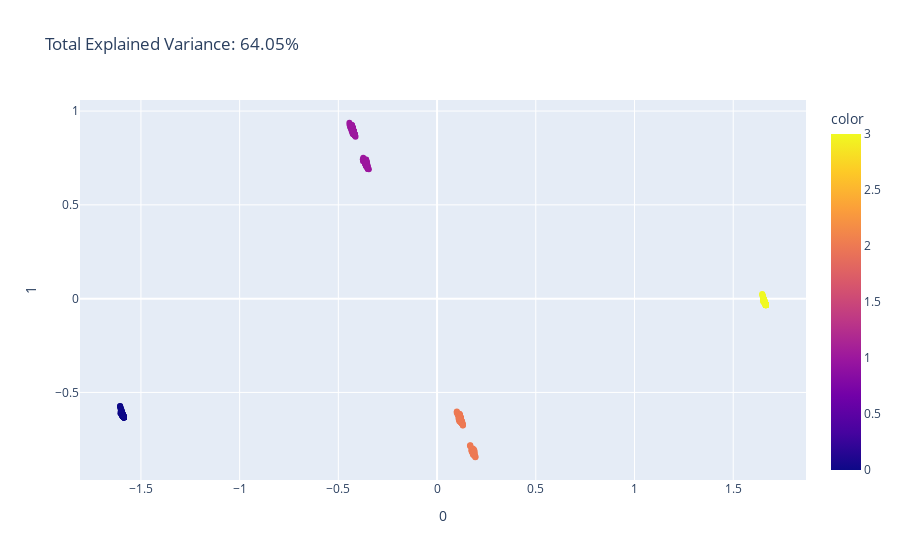

Notebook source saved alongside this figure:
### Code cell
total_var = pca.explained_variance_ratio_.sum() * 100

#plot principal components and clusters
import plotly.express as px

fig = px.scatter(principalcomponents,x=0, y=1,color = principalDf.clusters ,
                        title = f'Total Explained Variance: {total_var:.2f}%')
fig.show()

### Figure 1 — Plotly figure (JSON) as saved in the notebook; plotly's stock layout.template omitted (floating-point values rounded to 4 significant figures; data arrays with more than 128 entries replaced by an {"elided": "..."} marker saying what was removed)
{"data": [{"hovertemplate": "0=%{x}<br>1=%{y}<br>color=%{marker.color}<extra></extra>", "legendgroup": "", "marker": {"color": {"elided": "747 int values"}, "coloraxis": "coloraxis", "symbol": "circle"}, "mode": "markers", "name": "", "orientation": "v", "showlegend": false, "type": "scatter", "x": {"elided": "747 float values"}, "xaxis": "x", "y": {"elided": "747 float values"}, "yaxis": "y"}], "layout": {"coloraxis": {"colorbar": {"title": {"text": "color"}}, "colorscale": [[0, "#0d0887"], [0.1111, "#46039f"], [0.2222, "#7201a8"], [0.3333, "#9c179e"], [0.4444, "#bd3786"], [0.5556, "#d8576b"], [0.6667, "#ed7953"], [0.7778, "#fb9f3a"], [0.8889, "#fdca26"], [1, "#f0f921"]]}, "legend": {"tracegroupgap": 0}, "title": {"text": "Total Explained Variance: 64.05%"}, "xaxis": {"anchor": "y", "domain": [0, 1], "title": {"text": "0"}}, "yaxis": {"anchor": "x", "domain": [0, 1], "title": {"text": "1"}}}}
